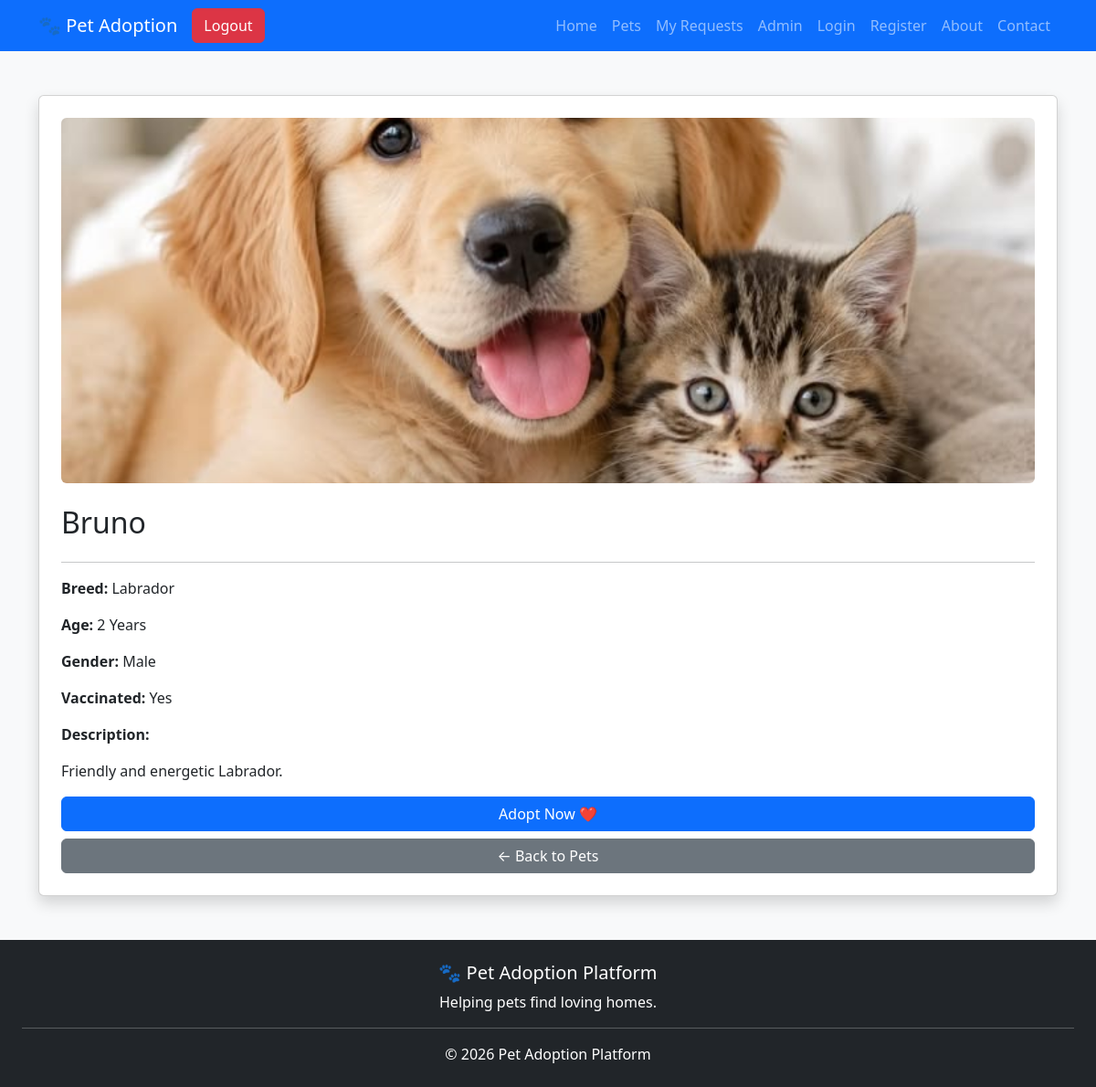
Screenshot of /pet_details/1 (signed in) with the database file from the repository.
### tables this page shows
CREATE TABLE pets(
        id INTEGER PRIMARY KEY AUTOINCREMENT,
        name TEXT,
        breed TEXT,
        age TEXT,
        gender TEXT,
        vaccinated TEXT,
        description TEXT,
        image TEXT
    , status TEXT DEFAULT 'Available');

### app.py (the view)
@app.route('/pet_details/<int:pet_id>')
def pet_details(pet_id):
    if 'user' not in session:
        return redirect(url_for('login'))
    conn = sqlite3.connect("database.db")
    cursor = conn.cursor()
    cursor.execute(
        "SELECT * FROM pets WHERE id=?",
        (pet_id,)
    )
    pet = cursor.fetchone()
    conn.close()
    return render_template("pet_details.html", pet=pet)

### templates/pet_details.html (shortened to what this page needs)
<!DOCTYPE html>
<html lang="en">
<head>
    <link href="https://cdn.jsdelivr.net/npm/bootstrap@5.3.3/dist/css/bootstrap.min.css" rel="stylesheet">
</head>
<body class="bg-light">
{% include 'navbar.html' %}
<div class="container mt-5">
    <div class="card shadow p-4">
        <img src="{{ url_for('static', filename='images/' + pet[7]) }}"
             class="img-fluid rounded mb-4"
             style="max-height:400px; object-fit:cover;">
        <h2>{{ pet[1] }}</h2>
        <hr>
        <p><strong>Breed:</strong> {{ pet[2] }}</p>
        <p><strong>Age:</strong> {{ pet[3] }}</p>
        <p><strong>Gender:</strong> {{ pet[4] }}</p>
        <p><strong>Vaccinated:</strong> {{ pet[5] }}</p>
        <p><strong>Description:</strong></p>
        <p>{{ pet[6] }}</p>
        <a href="/adoption/{{ pet[0] }}" class="btn btn-primary">
            Adopt Now ❤️
        </a>
        <a href="/pets" class="btn btn-secondary mt-2">
            ← Back to Pets
        </a>
    </div>
</div>
{% include 'footer.html' %}
</body>
</html>

### rows the page displays
pets: image (picture), name "Bruno", breed "Labrador", age "2 Years", gender "Male", vaccinated "Yes", description "Friendly and energetic Labrador."
